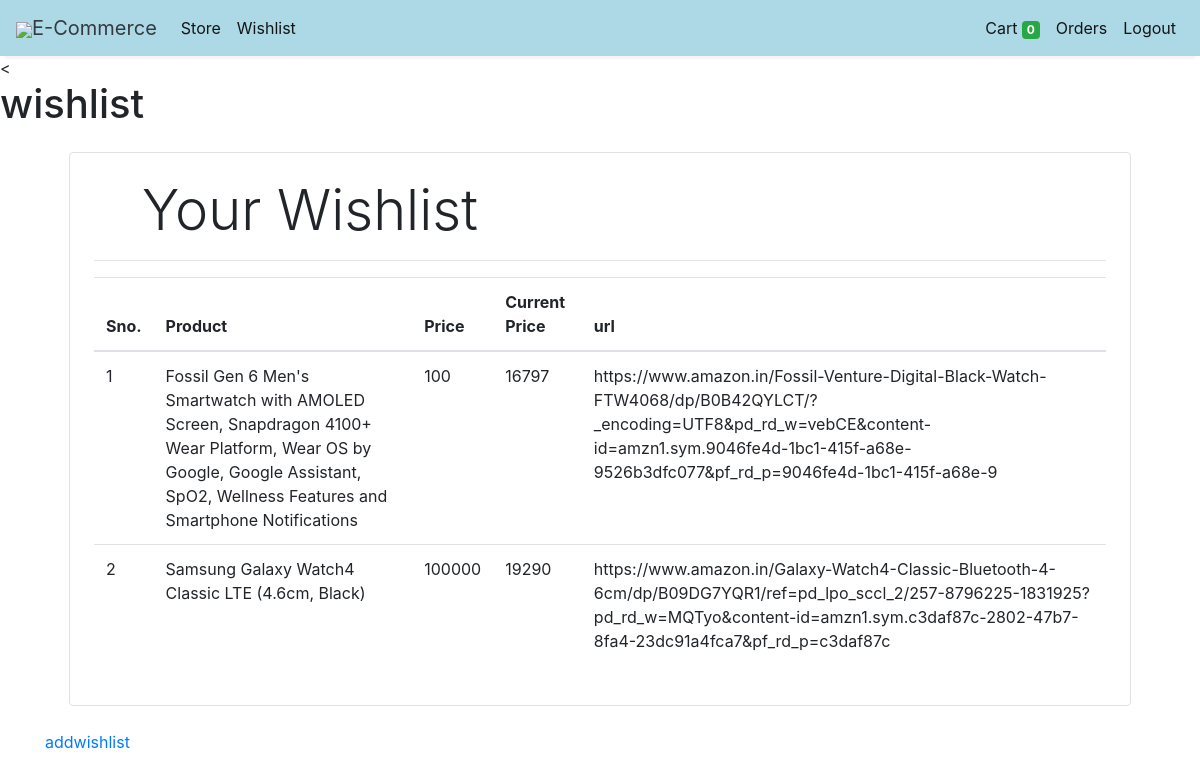
Screenshot of /wishlist (signed in) with the database file from the repository.
### store/models/wishlist.py (models this page shows, shortened)
class Wishlist(models.Model):
    customer = models.ForeignKey(Customer,
                                 on_delete=models.CASCADE)
    price= models.IntegerField(default=100)
    product_url= models.URLField()
    product_name=models.CharField(max_length=250)
    current_price= models.IntegerField(default=100)
    @staticmethod
    def get_wishlist_by_customer(customer_id):
        return Wishlist.objects.filter(customer=customer_id)

### store/views/wishlist.py (the view)
# urls.py: path('wishlist', WishlistView.as_view() , name='wishlist'),
class WishlistView(View):
    def get(self,request ):
        customer = request.session.get('customer')
        wishlist = Wishlist.get_wishlist_by_customer(customer)
        return render(request , 'wishlist.html'  , {'wishlist' : wishlist})

### store/templates/wishlist.html
{% extends 'base.html' %}
{% block content %}
{% load cart %}
{% load custom_filter %}
<<h1>wishlist</h1>
<div class="container">
   <div class="border rounded p-4 m-4">
        <p class="display-4 pl-4 ml-4">Your Wishlist</p>
        <hr>
        <table class="table">
            <thead>
                <tr>
                    <th>Sno.</th>
                    <th>Product</th>
                    <th>Price</th>
                    <th>Current Price</th>
                    <th>url</th>
                </tr>
            </thead>
            <tbody>
                {% for Wishlist in wishlist %}
                <tr>
                    <td>{{forloop.counter}}</td>
                    <td>{{Wishlist.product_name}}</td>
                    <td>{{Wishlist.price}}</td>
                    <td>{{Wishlist.current_price}}</td>
                    <td>{{Wishlist.product_url}}</td>
                </tr>
                {% endfor %}
            </tbody>
        </table>
   </div>
</div>
<div class="container">
<a href="{% url 'addwishlist' %}">addwishlist</a>
</div>
{% endblock %}

### rows the page displays
Wishlist: product_name "Fossil Gen 6 Men's Smartwatch with AMOLED Screen, Snapdragon 4100+ Wear Platform, Wear OS by Google, Google Assistant, SpO2, Wellness Features and Smartphone Notifications", price "100", current_price "16797", product_url "https://www.amazon.in/Fossil-Venture-Digital-Black-Watch-FTW4068/dp/B0B42QYLCT/?_encoding=UTF8&pd_rd_w=vebCE&content-id=amzn1.sym.9046fe4d-1bc1-415f-a68e-9526b3dfc077&pf_rd_p=9046fe4d-1bc1-415f-a68e-9"
Wishlist: product_name "Samsung Galaxy Watch4 Classic LTE (4.6cm, Black)", price "100000", current_price "19290", product_url "https://www.amazon.in/Galaxy-Watch4-Classic-Bluetooth-4-6cm/dp/B09DG7YQR1/ref=pd_lpo_sccl_2/257-8796225-1831925?pd_rd_w=MQTyo&content-id=amzn1.sym.c3daf87c-2802-47b7-8fa4-23dc91a4fca7&pf_rd_p=c3daf87c"

### other values shown
{{ request.session.cart.keys|length }} "0"
